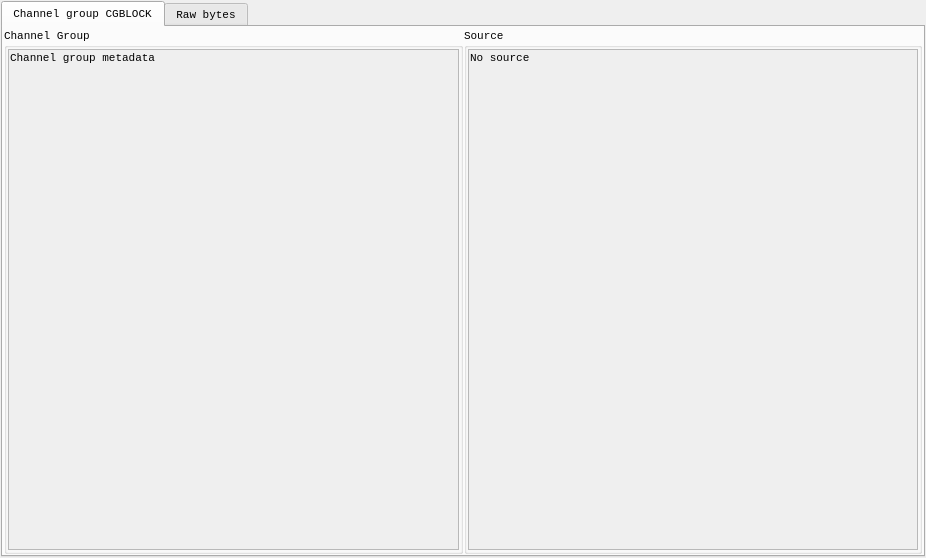
<?xml version="1.0" encoding="UTF-8"?>
<ui version="4.0">
 <class>ChannelGroupInfo</class>
 <widget class="QWidget" name="ChannelGroupInfo">
  <property name="geometry">
   <rect>
    <x>0</x>
    <y>0</y>
    <width>926</width>
    <height>558</height>
   </rect>
  </property>
  <property name="windowTitle">
   <string>Form</string>
  </property>
  <layout class="QVBoxLayout" name="verticalLayout_2">
   <property name="spacing">
  <number>1</number>
</property>
   <property name="leftMargin">
  <number>1</number>
</property>
   <property name="topMargin">
  <number>1</number>
</property>
   <property name="rightMargin">
  <number>1</number>
</property>
   <property name="bottomMargin">
  <number>1</number>
</property>
   <item>
    <widget class="QTabWidget" name="tabs">
     <property name="font">
      <font>
       <family>Consolas</family>
       <pointsize>8</pointsize>
      </font>
     </property>
     <property name="currentIndex">
      <number>0</number>
     </property>
     <widget class="QWidget" name="ta_widet">
      <attribute name="title">
       <string>Channel group CGBLOCK</string>
      </attribute>
      <layout class="QHBoxLayout" name="horizontalLayout">
       <property name="spacing">
  <number>1</number>
</property>
       <property name="leftMargin">
  <number>1</number>
</property>
       <property name="topMargin">
  <number>1</number>
</property>
       <property name="rightMargin">
  <number>1</number>
</property>
       <property name="bottomMargin">
  <number>1</number>
</property>
       <item>
        <widget class="QGroupBox" name="groupBox">
         <property name="title">
          <string>Channel Group</string>
         </property>
         <property name="flat">
          <bool>false</bool>
         </property>
         <layout class="QVBoxLayout" name="verticalLayout_4">
          <property name="spacing">
  <number>1</number>
</property>
          <property name="leftMargin">
  <number>1</number>
</property>
          <property name="topMargin">
  <number>1</number>
</property>
          <property name="rightMargin">
  <number>1</number>
</property>
          <property name="bottomMargin">
  <number>1</number>
</property>
          <item>
           <widget class="QScrollArea" name="scrollArea">
            <property name="widgetResizable">
             <bool>true</bool>
            </property>
            <widget class="QWidget" name="scrollAreaWidgetContents">
             <property name="geometry">
              <rect>
               <x>0</x>
               <y>0</y>
               <width>443</width>
               <height>497</height>
              </rect>
             </property>
             <layout class="QVBoxLayout" name="verticalLayout_3">
              <property name="spacing">
  <number>1</number>
</property>
              <property name="leftMargin">
  <number>1</number>
</property>
              <property name="topMargin">
  <number>1</number>
</property>
              <property name="rightMargin">
  <number>1</number>
</property>
              <property name="bottomMargin">
  <number>1</number>
</property>
              <item>
               <widget class="QLabel" name="channel_group_label">
                <property name="text">
                 <string>Channel group metadata</string>
                </property>
                <property name="textInteractionFlags">
                 <set>Qt::TextInteractionFlag::LinksAccessibleByMouse|Qt::TextInteractionFlag::TextSelectableByKeyboard|Qt::TextInteractionFlag::TextSelectableByMouse</set>
                </property>
               </widget>
              </item>
              <item>
               <spacer name="verticalSpacer_3">
                <property name="orientation">
                 <enum>Qt::Orientation::Vertical</enum>
                </property>
                <property name="sizeHint" stdset="0">
                 <size>
                  <width>20</width>
                  <height>40</height>
                 </size>
                </property>
               </spacer>
              </item>
             </layout>
            </widget>
           </widget>
          </item>
         </layout>
        </widget>
       </item>
       <item>
        <widget class="QGroupBox" name="groupBox_3">
         <property name="title">
          <string>Source</string>
         </property>
         <layout class="QVBoxLayout" name="verticalLayout_5">
          <property name="spacing">
  <number>1</number>
</property>
          <property name="leftMargin">
  <number>1</number>
</property>
          <property name="topMargin">
  <number>1</number>
</property>
          <property name="rightMargin">
  <number>1</number>
</property>
          <property name="bottomMargin">
  <number>1</number>
</property>
          <item>
           <widget class="QScrollArea" name="scrollArea_3">
            <property name="widgetResizable">
             <bool>true</bool>
            </property>
            <widget class="QWidget" name="scrollAreaWidgetContents_3">
             <property name="geometry">
              <rect>
               <x>0</x>
               <y>0</y>
               <width>442</width>
               <height>497</height>
              </rect>
             </property>
             <layout class="QVBoxLayout" name="verticalLayout">
              <property name="spacing">
  <number>1</number>
</property>
              <property name="leftMargin">
  <number>1</number>
</property>
              <property name="topMargin">
  <number>1</number>
</property>
              <property name="rightMargin">
  <number>1</number>
</property>
              <property name="bottomMargin">
  <number>1</number>
</property>
              <item>
               <widget class="QLabel" name="source_label">
                <property name="text">
                 <string>No source</string>
                </property>
                <property name="textInteractionFlags">
                 <set>Qt::TextInteractionFlag::LinksAccessibleByMouse|Qt::TextInteractionFlag::TextSelectableByKeyboard|Qt::TextInteractionFlag::TextSelectableByMouse</set>
                </property>
               </widget>
              </item>
              <item>
               <spacer name="verticalSpacer_2">
                <property name="orientation">
                 <enum>Qt::Orientation::Vertical</enum>
                </property>
                <property name="sizeHint" stdset="0">
                 <size>
                  <width>20</width>
                  <height>40</height>
                 </size>
                </property>
               </spacer>
              </item>
             </layout>
            </widget>
           </widget>
          </item>
         </layout>
        </widget>
       </item>
      </layout>
     </widget>
     <widget class="QWidget" name="tab_2">
      <attribute name="title">
       <string>Raw bytes</string>
      </attribute>
      <layout class="QHBoxLayout" name="horizontalLayout_3">
       <property name="spacing">
  <number>1</number>
</property>
       <property name="leftMargin">
  <number>1</number>
</property>
       <property name="topMargin">
  <number>1</number>
</property>
       <property name="rightMargin">
  <number>1</number>
</property>
       <property name="bottomMargin">
  <number>1</number>
</property>
       <item>
        <widget class="QSplitter" name="splitter">
         <property name="orientation">
          <enum>Qt::Orientation::Horizontal</enum>
         </property>
         <widget class="QWidget" name="layoutWidget">
          <layout class="QVBoxLayout" name="verticalLayout_6">
           <property name="spacing">
  <number>1</number>
</property>
           <item>
            <widget class="QCheckBox" name="wrap">
             <property name="text">
              <string>Text wrap</string>
             </property>
             <property name="checked">
              <bool>true</bool>
             </property>
            </widget>
           </item>
           <item>
            <widget class="QListWidget" name="channels"/>
           </item>
          </layout>
         </widget>
         <widget class="QPlainTextEdit" name="display">
          <property name="verticalScrollBarPolicy">
           <enum>Qt::ScrollBarPolicy::ScrollBarAlwaysOff</enum>
          </property>
          <property name="undoRedoEnabled">
           <bool>false</bool>
          </property>
          <property name="lineWrapMode">
           <enum>QPlainTextEdit::LineWrapMode::WidgetWidth</enum>
          </property>
          <property name="readOnly">
           <bool>true</bool>
          </property>
         </widget>
        </widget>
       </item>
       <item>
        <widget class="QScrollBar" name="scroll">
         <property name="maximum">
          <number>9999</number>
         </property>
         <property name="orientation">
          <enum>Qt::Orientation::Vertical</enum>
         </property>
        </widget>
       </item>
      </layout>
     </widget>
    </widget>
   </item>
  </layout>
 </widget>
 <resources/>
 <connections/>
</ui>
